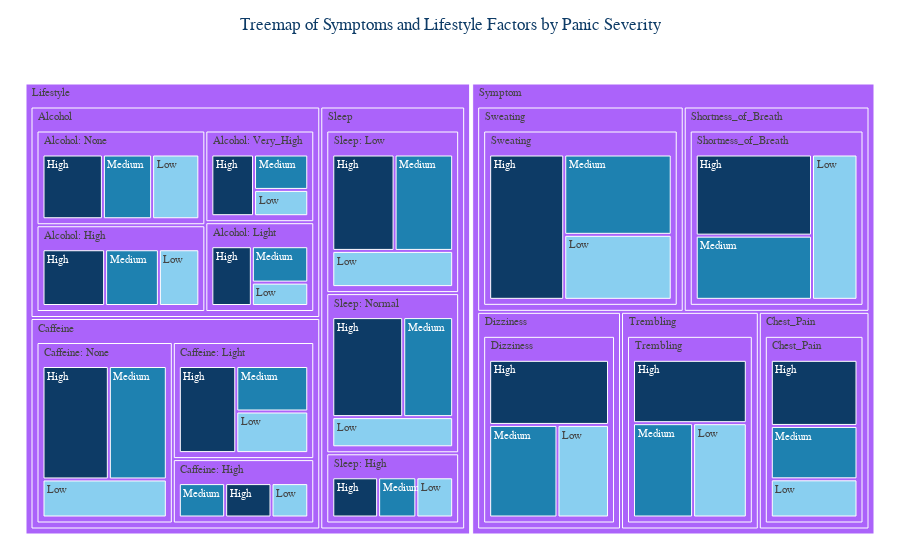

The code cell stored with this chart in its notebook:
### Markdown cell above
# Visualizations

### Code cell
import plotly.express as px

# Step 1: Group and calculate counts
tree_df = combined_df.groupby(["Type", "Category", "Label", "Panic_Severity"]).size().reset_index(name="Count")
tree_df = tree_df.sort_values("Count", ascending=False)

# Step 2: Calculate total count per label path
tree_df['Label_Total'] = tree_df.groupby(["Type", "Category", "Label"])['Count'].transform('sum')

# Step 3: Compute percentage of total within each label group
tree_df['Percent'] = (tree_df['Count'] / tree_df['Label_Total'] * 100).round(1)

# Step 4: Color mapping
severity_color_map = {
    "Low": "#89CFF0",
    "Medium": "#1E81B0",
    "High": "#0d3b66"
}

# Step 5: Create treemap with raw severity labels (no % in box)
fig = px.treemap(
    tree_df,
    path=["Type", "Category", "Label", "Panic_Severity"],
    values="Count",
    color="Panic_Severity",
    color_discrete_map=severity_color_map,
    title="Treemap of Symptoms and Lifestyle Factors by Panic Severity"
)

# Step 6: Layout tweaks
fig.update_layout(
    font=dict(family="Roboto Mono"),
    title=dict(
        text="Treemap of Symptoms and Lifestyle Factors by Panic Severity",
        x=0.5,
        font=dict(family="Roboto Mono", color="#0d3b66")
    ),
    paper_bgcolor="white",
    plot_bgcolor="white",
    margin=dict(t=60, l=20, r=20, b=20),
    uniformtext=dict(minsize=10, mode='show'),
    coloraxis_showscale=False
)

# Step 7: Add custom hovertemplate to show percentage
fig.update_traces(
    root_color="white",
    tiling=dict(pad=3),
    marker=dict(line=dict(color="white", width=1)),
    hovertemplate='<b>%{label}</b><br>Count: %{value}<br>Percent: %{customdata[0]}%<extra></extra>',
    customdata=tree_df[["Percent"]]
)

fig.show()
# fig.write_html("treemap_panic_severity.html")

### Figure 1 — Plotly figure (JSON) as saved in the notebook; plotly's stock layout.template omitted (floating-point values rounded to 4 significant figures)
{"data": [{"branchvalues": "total", "customdata": [[41.1], [40.1], [32.5], [41.3], [31.7], [40.2], [40], [45.1], [26.3], [28.1], [33.5], [34.9], [41.9], [31.6], [37.5], [44.4], [35.2], [28.2], [33.9], [25.3], [31.7], [25.1], [38.5], [39.9], [27.3], [34.3], [31.4], [29.1], [24.2], [30.1], [23.2], [26.6], [44], [41.8], [25.8], [35.4], [37.9], [35.8], [35.8], [32.1], [31.6], [30.5], [28.4], [23.8], [22.8]], "domain": {"x": [0, 1], "y": [0, 1]}, "hovertemplate": "<b>%{label}</b><br>Count: %{value}<br>Percent: %{customdata[0]}%<extra></extra>", "ids": ["Lifestyle/Alcohol/Alcohol: High/High", "Symptom/Chest_Pain/Chest_Pain/Medium", "Lifestyle/Caffeine/Caffeine: None/Medium", "Lifestyle/Alcohol/Alcohol: Very_High/Medium", "Lifestyle/Alcohol/Alcohol: None/Medium", "Symptom/Dizziness/Dizziness/Low", "Lifestyle/Alcohol/Alcohol: High/Low", "Symptom/Trembling/Trembling/High", "Lifestyle/Sleep/Sleep: Normal/High", "Symptom/Chest_Pain/Chest_Pain/Low", "Symptom/Chest_Pain/Chest_Pain/High", "Lifestyle/Caffeine/Caffeine: None/High", "Lifestyle/Alcohol/Alcohol: Light/High", "Lifestyle/Caffeine/Caffeine: Light/High", "Lifestyle/Alcohol/Alcohol: Very_High/High", "Symptom/Trembling/Trembling/Medium", "Lifestyle/Alcohol/Alcohol: Light/Medium", "Lifestyle/Alcohol/Alcohol: High/Medium", "Symptom/Trembling/Trembling/Low", "Symptom/Sweating/Sweating/Low", "Symptom/Shortness_of_Breath/Shortness_of_Breath/High", "Symptom/Shortness_of_Breath/Shortness_of_Breath/Low", "Symptom/Sweating/Sweating/Medium", "Lifestyle/Caffeine/Caffeine: High/Low", "Lifestyle/Alcohol/Alcohol: None/Low", "Lifestyle/Sleep/Sleep: Low/Medium", "Symptom/Dizziness/Dizziness/High", "Lifestyle/Sleep/Sleep: Normal/Medium", "Lifestyle/Caffeine/Caffeine: None/Low", "Lifestyle/Caffeine/Caffeine: High/Medium", "Symptom/Dizziness/Dizziness/Medium", "Symptom/Shortness_of_Breath/Shortness_of_Breath/Medium", "Lifestyle/Alcohol/Alcohol: None/High", "Lifestyle/Sleep/Sleep: High/Medium", "Lifestyle/Caffeine/Caffeine: Light/Medium", "Lifestyle/Sleep/Sleep: High/High", "Lifestyle/Sleep/Sleep: Low/Low", "Lifestyle/Sleep/Sleep: High/Low", "Lifestyle/Caffeine/Caffeine: Light/Low", "Lifestyle/Alcohol/Alcohol: Very_High/Low", "Lifestyle/Alcohol/Alcohol: Light/Low", "Symptom/Sweating/Sweating/High", "Lifestyle/Sleep/Sleep: Low/High", "Lifestyle/Caffeine/Caffeine: High/High", "Lifestyle/Sleep/Sleep: Normal/Low", "Lifestyle/Alcohol/Alcohol: High", "Lifestyle/Alcohol/Alcohol: Light", "Lifestyle/Alcohol/Alcohol: None", "Lifestyle/Alcohol/Alcohol: Very_High", "Lifestyle/Caffeine/Caffeine: High", "Lifestyle/Caffeine/Caffeine: Light", "Lifestyle/Caffeine/Caffeine: None", "Symptom/Chest_Pain/Chest_Pain", "Symptom/Dizziness/Dizziness", "Symptom/Shortness_of_Breath/Shortness_of_Breath", "Lifestyle/Sleep/Sleep: High", "Lifestyle/Sleep/Sleep: Low", "Lifestyle/Sleep/Sleep: Normal", "Symptom/Sweating/Sweating", "Symptom/Trembling/Trembling", "Lifestyle/Alcohol", "Lifestyle/Caffeine", "Symptom/Chest_Pain", "Symptom/Dizziness", "Symptom/Shortness_of_Breath", "Lifestyle/Sleep", "Symptom/Sweating", "Symptom/Trembling", "Lifestyle", "Symptom"], "labels": ["High", "Medium", "Medium", "Medium", "Medium", "Low", "Low", "High", "High", "Low", "High", "High", "High", "High", "High", "Medium", "Medium", "Medium", "Low", "Low", "High", "Low", "Medium", "Low", "Low", "Medium", "High", "Medium", "Low", "Medium", "Medium", "Medium", "High", "Medium", "Medium", "High", "Low", "Low", "Low", "Low", "Low", "High", "High", "High", "Low", "Alcohol: High", "Alcohol: Light", "Alcohol: None", "Alcohol: Very_High", "Caffeine: High", "Caffeine: Light", "Caffeine: None", "Chest_Pain", "Dizziness", "Shortness_of_Breath", "Sleep: High", "Sleep: Low", "Sleep: Normal", "Sweating", "Trembling", "Alcohol", "Caffeine", "Chest_Pain", "Dizziness", "Shortness_of_Breath", "Sleep", "Sweating", "Trembling", "Lifestyle", "Symptom"], "marker": {"colors": ["#0d3b66", "#1E81B0", "#1E81B0", "#1E81B0", "#1E81B0", "#89CFF0", "#89CFF0", "#0d3b66", "#0d3b66", "#89CFF0", "#0d3b66", "#0d3b66", "#0d3b66", "#0d3b66", "#0d3b66", "#1E81B0", "#1E81B0", "#1E81B0", "#89CFF0", "#89CFF0", "#0d3b66", "#89CFF0", "#1E81B0", "#89CFF0", "#89CFF0", "#1E81B0", "#0d3b66", "#1E81B0", "#89CFF0", "#1E81B0", "#1E81B0", "#1E81B0", "#0d3b66", "#1E81B0", "#1E81B0", "#0d3b66", "#89CFF0", "#89CFF0", "#89CFF0", "#89CFF0", "#89CFF0", "#0d3b66", "#0d3b66", "#0d3b66", "#89CFF0", "#ab63fa", "#ab63fa", "#ab63fa", "#ab63fa", "#ab63fa", "#ab63fa", "#ab63fa", "#ab63fa", "#ab63fa", "#ab63fa", "#ab63fa", "#ab63fa", "#ab63fa", "#ab63fa", "#ab63fa", "#ab63fa", "#ab63fa", "#ab63fa", "#ab63fa", "#ab63fa", "#ab63fa", "#ab63fa", "#ab63fa", "#ab63fa", "#ab63fa"], "line": {"color": "white", "width": 1}}, "name": "", "parents": ["Lifestyle/Alcohol/Alcohol: High", "Symptom/Chest_Pain/Chest_Pain", "Lifestyle/Caffeine/Caffeine: None", "Lifestyle/Alcohol/Alcohol: Very_High", "Lifestyle/Alcohol/Alcohol: None", "Symptom/Dizziness/Dizziness", "Lifestyle/Alcohol/Alcohol: High", "Symptom/Trembling/Trembling", "Lifestyle/Sleep/Sleep: Normal", "Symptom/Chest_Pain/Chest_Pain", "Symptom/Chest_Pain/Chest_Pain", "Lifestyle/Caffeine/Caffeine: None", "Lifestyle/Alcohol/Alcohol: Light", "Lifestyle/Caffeine/Caffeine: Light", "Lifestyle/Alcohol/Alcohol: Very_High", "Symptom/Trembling/Trembling", "Lifestyle/Alcohol/Alcohol: Light", "Lifestyle/Alcohol/Alcohol: High", "Symptom/Trembling/Trembling", "Symptom/Sweating/Sweating", "Symptom/Shortness_of_Breath/Shortness_of_Breath", "Symptom/Shortness_of_Breath/Shortness_of_Breath", "Symptom/Sweating/Sweating", "Lifestyle/Caffeine/Caffeine: High", "Lifestyle/Alcohol/Alcohol: None", "Lifestyle/Sleep/Sleep: Low", "Symptom/Dizziness/Dizziness", "Lifestyle/Sleep/Sleep: Normal", "Lifestyle/Caffeine/Caffeine: None", "Lifestyle/Caffeine/Caffeine: High", "Symptom/Dizziness/Dizziness", "Symptom/Shortness_of_Breath/Shortness_of_Breath", "Lifestyle/Alcohol/Alcohol: None", "Lifestyle/Sleep/Sleep: High", "Lifestyle/Caffeine/Caffeine: Light", "Lifestyle/Sleep/Sleep: High", "Lifestyle/Sleep/Sleep: Low", "Lifestyle/Sleep/Sleep: High", "Lifestyle/Caffeine/Caffeine: Light", "Lifestyle/Alcohol/Alcohol: Very_High", "Lifestyle/Alcohol/Alcohol: Light", "Symptom/Sweating/Sweating", "Lifestyle/Sleep/Sleep: Low", "Lifestyle/Caffeine/Caffeine: High", "Lifestyle/Sleep/Sleep: Normal", "Lifestyle/Alcohol", "Lifestyle/Alcohol", "Lifestyle/Alcohol", "Lifestyle/Alcohol", "Lifestyle/Caffeine", "Lifestyle/Caffeine", "Lifestyle/Caffeine", "Symptom/Chest_Pain", "Symptom/Dizziness", "Symptom/Shortness_of_Breath", "Lifestyle/Sleep", "Lifestyle/Sleep", "Lifestyle/Sleep", "Symptom/Sweating", "Symptom/Trembling", "Lifestyle", "Lifestyle", "Symptom", "Symptom", "Symptom", "Lifestyle", "Symptom", "Symptom", "", ""], "root": {"color": "white"}, "tiling": {"pad": 3}, "type": "treemap", "values": [113, 130, 167, 62, 97, 126, 73, 192, 179, 93, 161, 191, 79, 142, 85, 151, 67, 97, 135, 178, 244, 171, 220, 50, 93, 142, 206, 126, 120, 63, 167, 193, 119, 55, 93, 66, 110, 53, 85, 46, 43, 278, 151, 63, 92, 283, 189, 309, 193, 176, 320, 478, 384, 499, 608, 174, 403, 397, 676, 478, 974, 974, 384, 499, 608, 974, 676, 478, 2922, 2645]}], "layout": {"coloraxis": {"showscale": false}, "font": {"family": "Roboto Mono"}, "legend": {"tracegroupgap": 0}, "margin": {"b": 20, "l": 20, "r": 20, "t": 60}, "paper_bgcolor": "white", "plot_bgcolor": "white", "title": {"font": {"color": "#0d3b66", "family": "Roboto Mono"}, "text": "Treemap of Symptoms and Lifestyle Factors by Panic Severity", "x": 0.5}, "uniformtext": {"minsize": 10, "mode": "show"}}}
